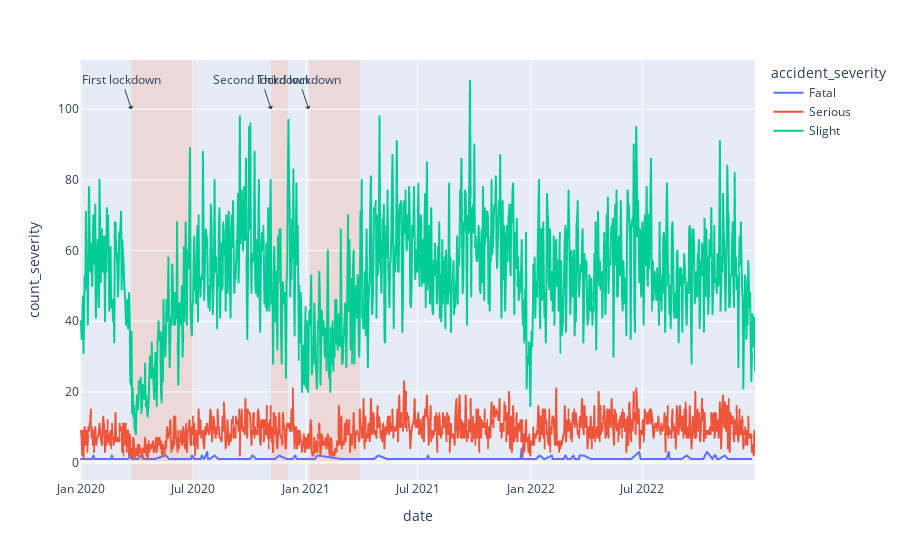

The code cell stored with this chart in its notebook:
### Code cell
# Lockdown data source: https://www.instituteforgovernment.org.uk/sites/default/files/2022-12/timeline-coronavirus-lockdown-december-2021.pdf (accessed 23/03/2025)
fig = px.line(results1, x='date', y='count_severity', color='accident_severity')

# Lockdown 1
fig.add_vrect(
    x0="2020-03-23", x1="2020-07-04",
    y0=0, y1=1,
    fillcolor="LightSalmon", opacity=0.25,
    layer="below", line_width=0,
)

fig.add_annotation(
            x="2020-03-23", y=100,
            text="First lockdown",
            showarrow=True,
            arrowhead=1
)

# Lockdown 2
fig.add_vrect(
    x0="2020-11-05", x1="2020-12-02",
    y0=0, y1=1,
    fillcolor="LightSalmon", opacity=0.25,
    layer="below", line_width=0,
)

fig.add_annotation(
            x="2020-11-05", y=100,
            text="Second lockdown",
            showarrow=True,
            arrowhead=1
)

# Lockdown 3
fig.add_vrect(
    x0="2021-01-06", x1="2021-03-29",
    y0=0, y1=1,
    fillcolor="LightSalmon", opacity=0.25,
    layer="below", line_width=0,
)

fig.add_annotation(
            x="2021-01-05", y=100,
            text="Third lockdown",
            showarrow=True,
            arrowhead=1
)

fig.show()

### Figure 1 — Plotly figure (JSON) as saved in the notebook; plotly's stock layout.template omitted (floating-point values rounded to 4 significant figures; data arrays with more than 128 entries replaced by an {"elided": "..."} marker saying what was removed)
{"data": [{"hovertemplate": "accident_severity=Fatal<br>date=%{x}<br>count_severity=%{y}<extra></extra>", "legendgroup": "Fatal", "line": {"color": "#636efa", "dash": "solid"}, "marker": {"symbol": "circle"}, "mode": "lines", "name": "Fatal", "showlegend": true, "type": "scattergl", "x": {"elided": "232 str values"}, "xaxis": "x", "y": {"elided": "232 int values"}, "yaxis": "y"}, {"hovertemplate": "accident_severity=Serious<br>date=%{x}<br>count_severity=%{y}<extra></extra>", "legendgroup": "Serious", "line": {"color": "#EF553B", "dash": "solid"}, "marker": {"symbol": "circle"}, "mode": "lines", "name": "Serious", "showlegend": true, "type": "scattergl", "x": {"elided": "1094 str values"}, "xaxis": "x", "y": {"elided": "1094 int values"}, "yaxis": "y"}, {"hovertemplate": "accident_severity=Slight<br>date=%{x}<br>count_severity=%{y}<extra></extra>", "legendgroup": "Slight", "line": {"color": "#00cc96", "dash": "solid"}, "marker": {"symbol": "circle"}, "mode": "lines", "name": "Slight", "showlegend": true, "type": "scattergl", "x": {"elided": "1096 str values"}, "xaxis": "x", "y": {"elided": "1096 int values"}, "yaxis": "y"}], "layout": {"annotations": [{"arrowhead": 1, "showarrow": true, "text": "First lockdown", "x": "2020-03-23", "y": 100}, {"arrowhead": 1, "showarrow": true, "text": "Second lockdown", "x": "2020-11-05", "y": 100}, {"arrowhead": 1, "showarrow": true, "text": "Third lockdown", "x": "2021-01-05", "y": 100}], "legend": {"title": {"text": "accident_severity"}, "tracegroupgap": 0}, "margin": {"t": 60}, "shapes": [{"fillcolor": "LightSalmon", "layer": "below", "line": {"width": 0}, "opacity": 0.25, "type": "rect", "x0": "2020-03-23", "x1": "2020-07-04", "xref": "x", "y0": 0, "y1": 1, "yref": "y domain"}, {"fillcolor": "LightSalmon", "layer": "below", "line": {"width": 0}, "opacity": 0.25, "type": "rect", "x0": "2020-11-05", "x1": "2020-12-02", "xref": "x", "y0": 0, "y1": 1, "yref": "y domain"}, {"fillcolor": "LightSalmon", "layer": "below", "line": {"width": 0}, "opacity": 0.25, "type": "rect", "x0": "2021-01-06", "x1": "2021-03-29", "xref": "x", "y0": 0, "y1": 1, "yref": "y domain"}], "xaxis": {"anchor": "y", "domain": [0, 1], "title": {"text": "date"}}, "yaxis": {"anchor": "x", "domain": [0, 1], "title": {"text": "count_severity"}}}}
